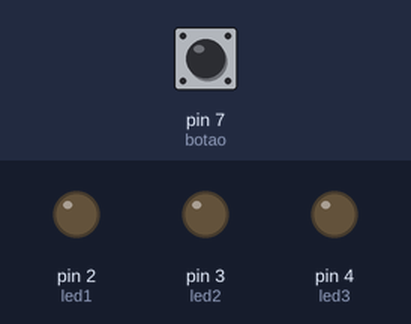
A sketch run on a simulated Arduino Uno, built with avr-gcc and run on an emulated ATmega328P. On the bench: output pins drawn as LEDs (lit = HIGH). The inputs (shaded band) are chosen by the test bench; at power-on: pin 7 (botao) LOW.

Above: at 1.2 s.
1.3 s: pin 7 (botao) pulled HIGH for 0.15 s
At 1.37 s:
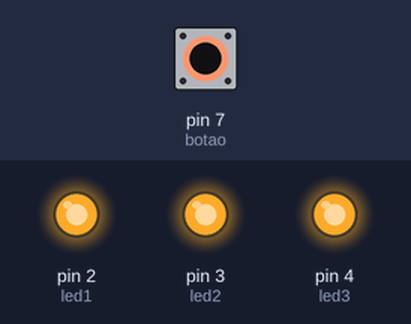
2.9 s: pin 7 (botao) pulled HIGH for 3.2 s
At 7.0 s:
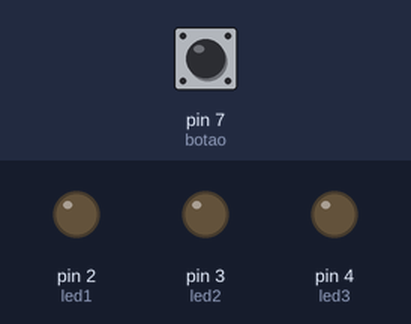
Timing chart, 0 to 8.5 s (numbered marks = the images above; inputs shaded):
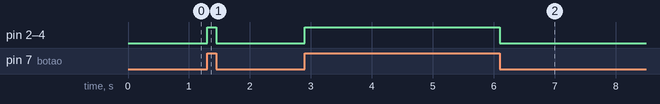

Measured:
- after the input at 1.3 s, pin 2 (led1), pin 3 (led2), pin 4 (led3): LOW → HIGH at once, → LOW 0.15 s later
- after the input at 2.9 s, pin 2 (led1), pin 3 (led2), pin 4 (led3): LOW → HIGH at once, → LOW 3.2 s later

The sketch:

botao.ino
```cpp
int led1 = 2;
int led2 = 3;
int led3 = 4;
int botao = 7;
int estadoBotao;

void setup() {
  pinMode (led1, OUTPUT);
  pinMode (led2, OUTPUT);
  pinMode (led3, OUTPUT);
  pinMode (botao, INPUT);

}

void loop() {

  estadoBotao = digitalRead(botao);

  digitalWrite (led1, estadoBotao);
  digitalWrite (led2, estadoBotao);
  digitalWrite (led3, estadoBotao);


}
```
